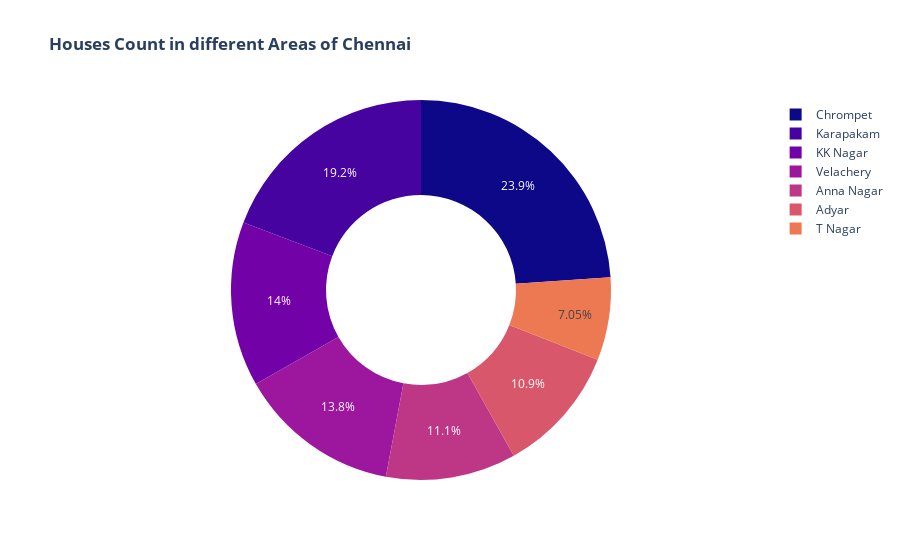

Notebook code for this chart:
### Markdown cell above
### count of houses in different area in channai

### Code cell
px.pie(df.groupby('AREA',as_index=False)['PRT_ID'].count(),values='PRT_ID',names='AREA',labels={'PRT_ID':'Count'},color_discrete_sequence=px.colors.sequential.Plasma,hole=.5,title='<b> Houses Count in different Areas of Chennai</b>')

### Figure 1 — Plotly figure (JSON) as saved in the notebook; plotly's stock layout.template omitted (floating-point values rounded to 4 significant figures)
{"data": [{"domain": {"x": [0, 1], "y": [0, 1]}, "hole": 0.5, "hovertemplate": "AREA=%{label}<br>Count=%{value}<extra></extra>", "labels": ["Adyar", "Anna Nagar", "Chrompet", "KK Nagar", "Karapakam", "T Nagar", "Velachery"], "legendgroup": "", "name": "", "showlegend": true, "type": "pie", "values": [774, 788, 1702, 997, 1366, 501, 981]}], "layout": {"legend": {"tracegroupgap": 0}, "piecolorway": ["#0d0887", "#46039f", "#7201a8", "#9c179e", "#bd3786", "#d8576b", "#ed7953", "#fb9f3a", "#fdca26", "#f0f921"], "title": {"text": "<b> Houses Count in different Areas of Chennai</b>"}}}
